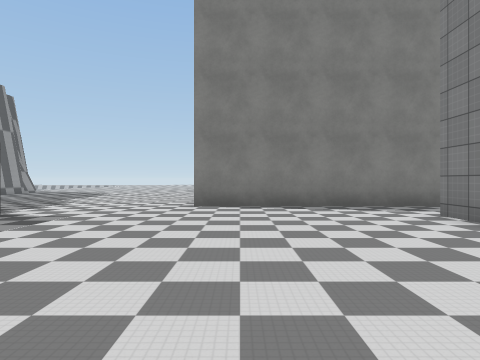
[1] (above)

21 first-person views from a walk through a Unity game level. The camera is 1.3 m above the floor, looks level and sees 75° across. The floor is counted in squares, 2 m on a side. Each view is taken from the middle of a square. On the plan, view 1 faces up. The plan holds only what a view shows up to about 10 squares ahead; the rest is blank. The place goes on beyond the plan. Some animated figures are not drawn. Some surface patterns are stand-ins.

[2]
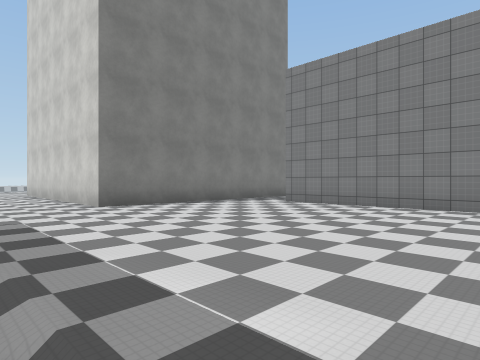

[3]
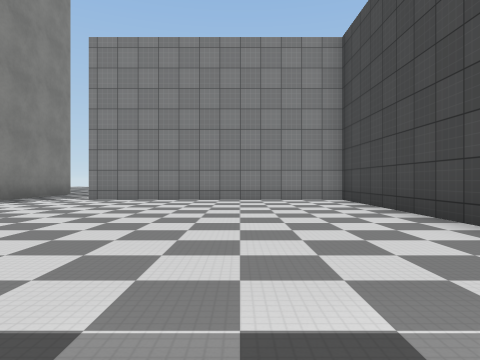

[4]
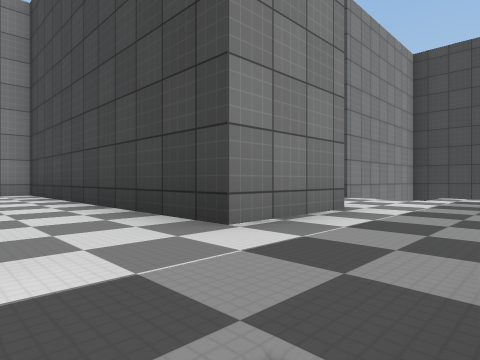

[5]
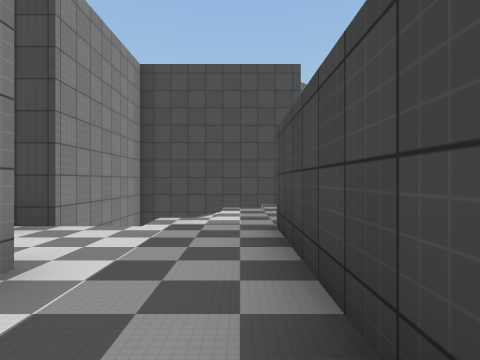

[6]
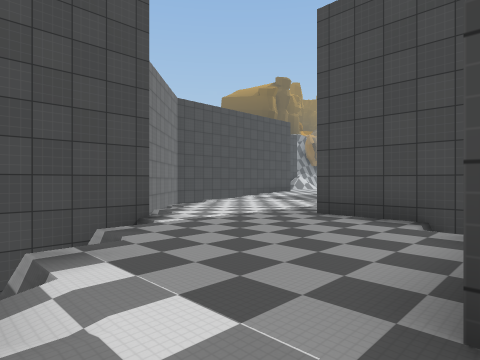

[7]
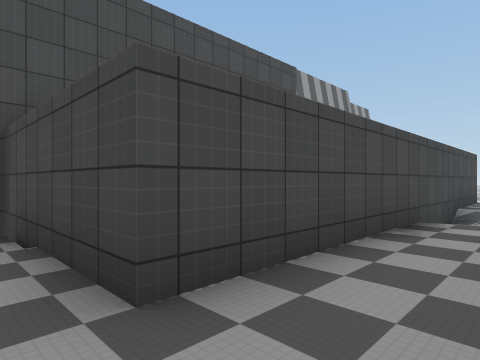

[8]
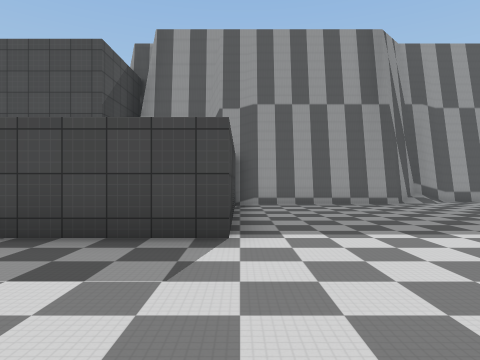

[9]
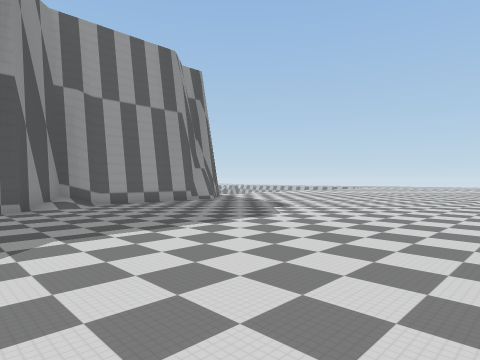

[10]
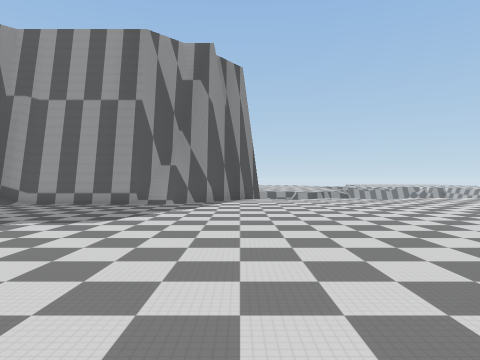

[11]
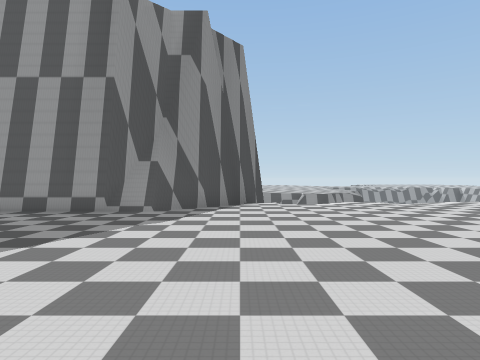

[12]
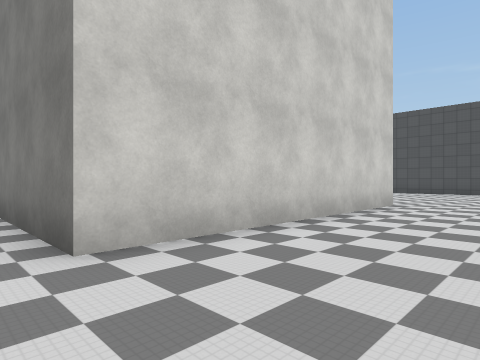

[13]
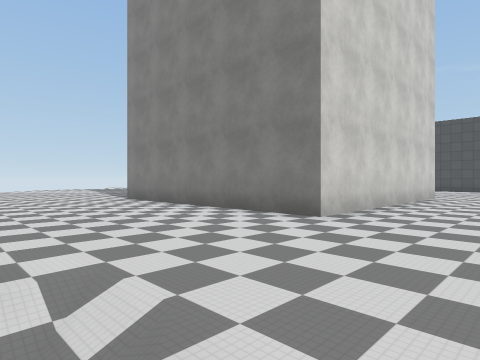

[14]
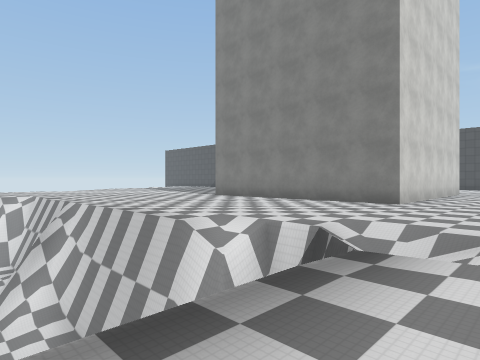

[15]
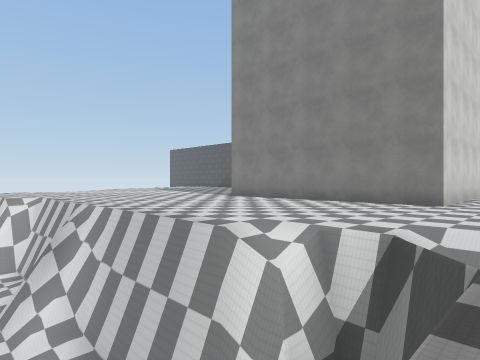

[16]
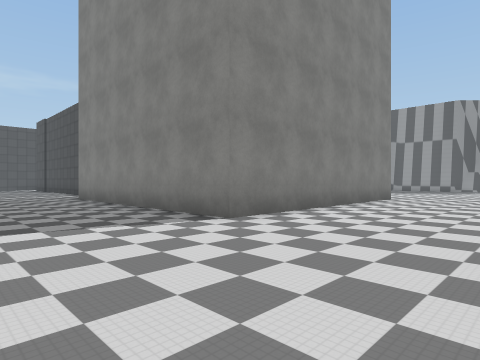

[17]
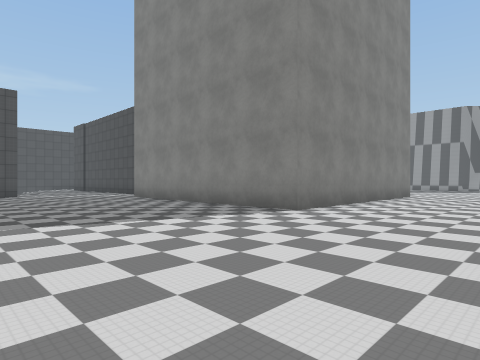

[18]
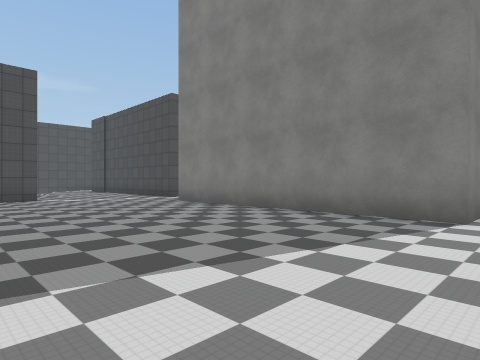

[19]
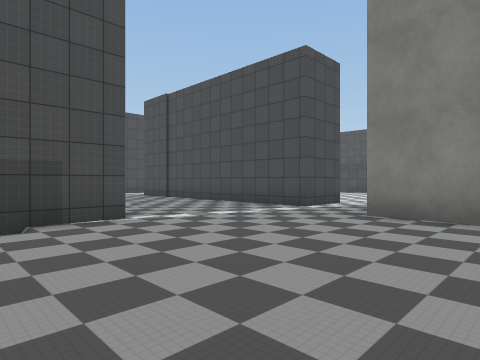

[20]
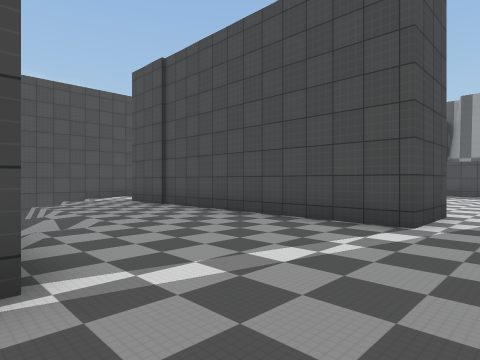

[21]
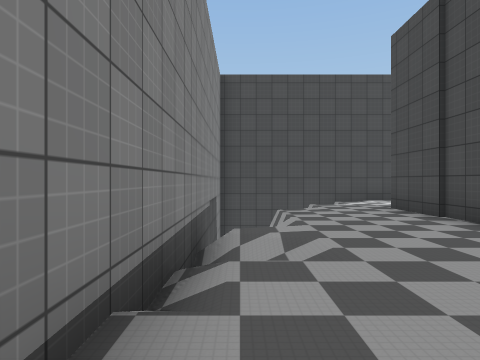

### Floor plan
Key: @ floor where view 1 was taken; # wall or solid block; . floor; / step, stairs or slope; v drop or lower ground.
Columns run from 13 left of view 1 to 12 right of it. Each row starts with its distance up from view 1.
 24 ....     ..
 23 ......   ..    vvvvvvv
 22 .......  .. vvvvvvvvvvv
 21 /........./vvvvvvv..vv
 20  .........//v........
 19 /........../..............
 18 #.........................
 17 ##........................
 16  ##.......................
 15   #.........########......
 14   #.........#      #......
 13   #.........#      #......
 12   #.........#      #......
 11   ##........#      #.....
 10    #........#      #......
  9    #........#      #......
  8    #........########......
  7    #......................
  6    ######.................
  5         #........##....##
  4         #........##....#
  3         #/.......##.../#
  2         #/.......##..//#
  1         #/.......##.../#
  0         #....@...##../ #
 -1         #..########..v #
 -2         #..#      #..v #
 -3         #...      ..v  #
 -4      ####....     .v   #
 -5     ##..... ##   #######
 -6     #...../ #
 -7     #.....v #
 -8    ......   #
 -9   .....######
-10   ..../
-11    .//v
-12      v#

Positions as (right, up) in squares from view 1, and headings:
1: (0, 0), facing up
2: (-4, 0), facing up-right
3: (-4, 2), facing right
4: (-4, 1), facing down-right
5: (-4, 0), facing down
6: (-3, -4), facing down-left
7: (-3, -5), facing up-left
8: (-1, 6), facing left
9: (-2, 9), facing up-left
10: (-2, 18), facing left
11: (-4, 18), facing left
12: (-4, 16), facing down-right
13: (-4, 20), facing down-right
14: (-4, 24), facing down-right
15: (-3, 24), facing down-right
16: (10, 19), facing down-left
17: (12, 19), facing down-left
18: (12, 16), facing down-left
19: (12, 10), facing down-left
20: (10, 7), facing down-left
21: (9, 5), facing down
